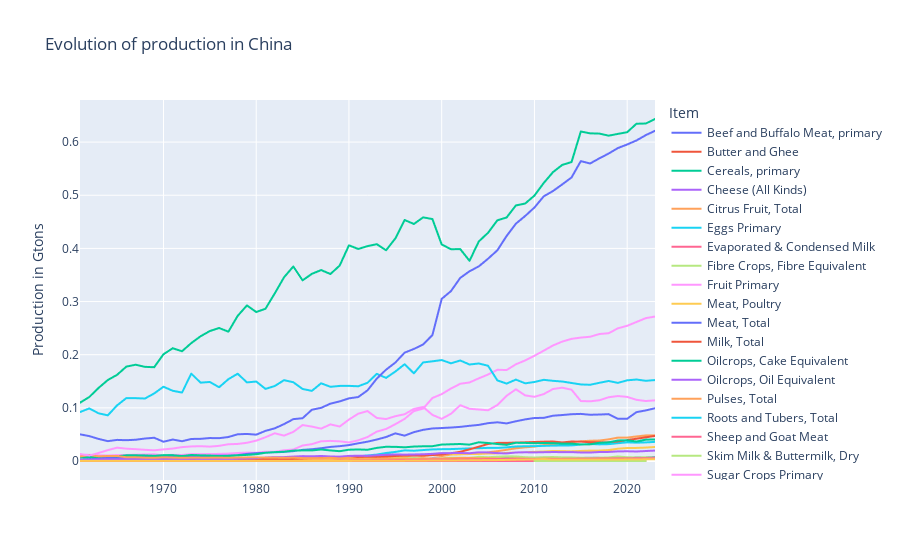

This figure's notebook cell:
### Markdown cell above
### China

### Code cell
china_prod = get_country_production_items(df_prod, "China")
px.line(data_frame=china_prod, 
       x="Year",
       y="Value",
       color="Item",
       title="Evolution of production in China",
       labels={"Year":"","Value":"Production in Gtons"})
